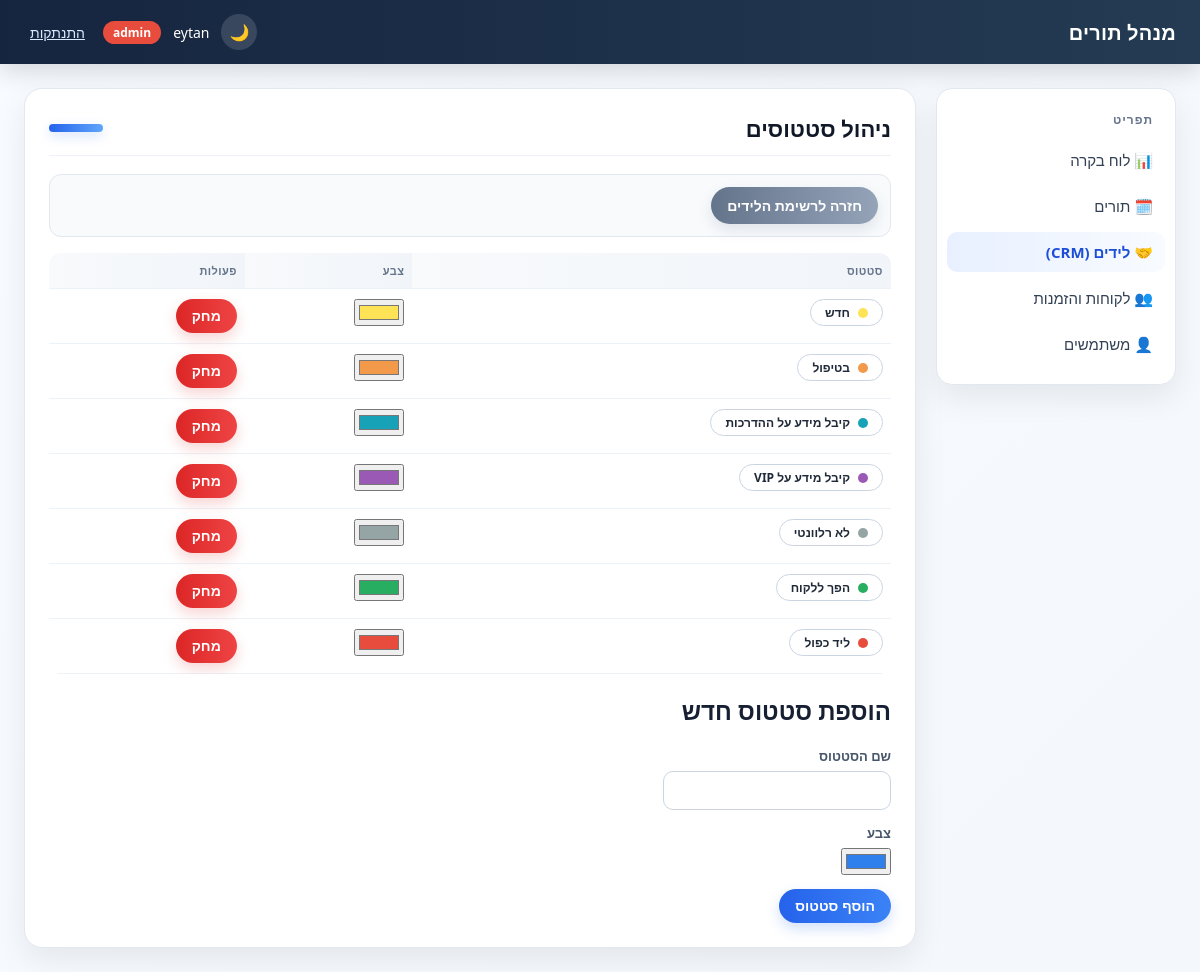
The page /leads/statuses (signed in) on the database as committed earlier.
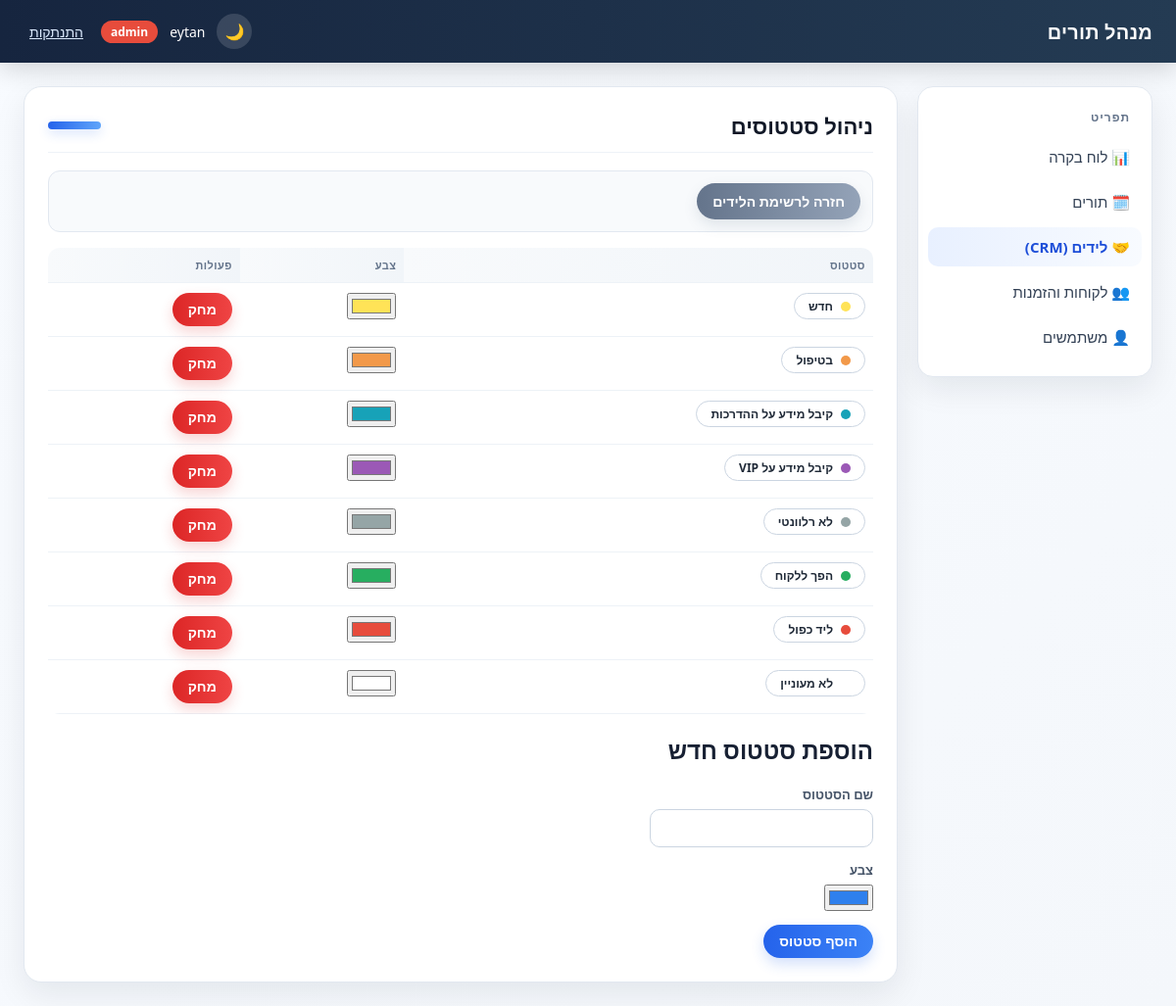
The same page on the database as committed later.
### tables this page shows
CREATE TABLE lead_statuses (
                id INTEGER PRIMARY KEY AUTOINCREMENT,
                name TEXT UNIQUE NOT NULL,
                color TEXT NOT NULL
            );

### blueprints/leads.py (the view, shortened to what this page needs)
@bp.route("/statuses", methods=["GET", "POST"])
@permission_required(PERMISSION_MANAGE_LEADS)
def manage_statuses():
    repos = get_repos()
    return render_template("leads/statuses.html", statuses=to_records(repos.lead_statuses.get_all()))

### app.py (called while the page is built)
@app.context_processor
def inject_template_globals():
    return {
        "csrf_token": generate_csrf_token(),
        "current_user": current_user(),
        "ROLE_ADMIN": roles.ADMIN,
        "ROLE_USER": roles.USER,
    }

### auth.py (called while the page is built)
def generate_csrf_token():
    if "csrf_token" not in session:
        session["csrf_token"] = secrets.token_hex(16)
    return session["csrf_token"]

def validate_csrf():
    if request.method != "POST":
        return
    token = session.get("csrf_token")
    submitted = request.form.get("csrf_token", "")
    if not token or not secrets.compare_digest(token, submitted):
        abort(400)

def current_user():
    return session.get("user")

def permission_required(permission):
    def decorator(view):
        @wraps(view)
        def wrapped(*args, **kwargs):
            user = current_user()
            if user is None:
                return redirect(url_for("auth.login"))
            if user["role"] == roles.ADMIN:
                return view(*args, **kwargs)
            if permission not in user.get("permissions", []):
                abort(403)
            return view(*args, **kwargs)
        return wrapped
    return decorator

### templates/leads/statuses.html (shortened to what this page needs)
{% extends "base.html" %}
{% block page_heading %}ניהול סטטוסים{% endblock %}
{% block content %}
<div class="toolbar">
    <a href="{{ url_for('leads.list_leads') }}" class="btn btn-secondary">חזרה לרשימת הלידים</a>
</div>
{% if statuses %}
<table>
    <thead>
        <tr><th>סטטוס</th><th>צבע</th><th>פעולות</th></tr>
    </thead>
    <tbody>
        {% for s in statuses %}
        <tr>
            <td><span class="status-chip" style="--status-color: {{ s.color }};">{{ s.name }}</span></td>
            <td>
                <form method="post" action="{{ url_for('leads.update_status_color', status_id=s.id) }}">
                    <input type="color" name="color" value="{{ s.color }}" onchange="this.form.submit()">
                </form>
            </td>
            <td>
                <form method="post" action="{{ url_for('leads.delete_status', status_id=s.id) }}" style="display:inline;"
                      onsubmit="return confirm('למחוק את הסטטוס &quot;{{ s.name }}&quot;? לידים קיימים עם סטטוס זה לא ישתנו.');">
                    <button type="submit" class="btn btn-danger">מחק</button>
                </form>
            </td>
        </tr>
        {% endfor %}
    </tbody>
</table>
{% else %}
<p class="empty-state">אין עדיין סטטוסים מוגדרים.</p>
{% endif %}
<h2>הוספת סטטוס חדש</h2>
<form method="post" class="form-card">
    <div class="form-group">
        <label>שם הסטטוס</label>
        <input type="text" name="name" required autofocus>
    </div>
    <div class="form-group">
        <label>צבע</label>
        <input type="color" name="color" value="#2f80ed">
    </div>
    <button type="submit" class="btn">הוסף סטטוס</button>
</form>
{% endblock %}

Rows that differ between the two databases and show on the page:
added lead_statuses: name "לא מעוניין", color "#ffffff"
